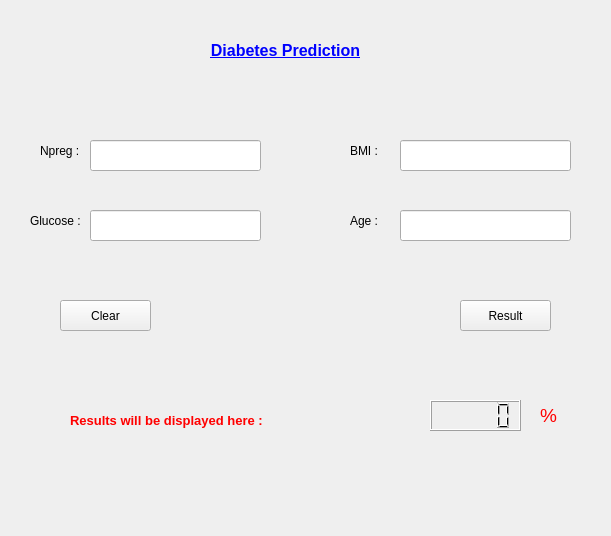
<?xml version="1.0" encoding="UTF-8"?>
<ui version="4.0">
 <class>Form</class>
 <widget class="QWidget" name="Form">
  <property name="geometry">
   <rect>
    <x>0</x>
    <y>0</y>
    <width>611</width>
    <height>536</height>
   </rect>
  </property>
  <property name="contextMenuPolicy">
   <enum>Qt::DefaultContextMenu</enum>
  </property>
  <property name="acceptDrops">
   <bool>false</bool>
  </property>
  <property name="windowTitle">
   <string>Form</string>
  </property>
  <widget class="QLabel" name="labelTitre">
   <property name="enabled">
    <bool>true</bool>
   </property>
   <property name="geometry">
    <rect>
     <x>180</x>
     <y>30</y>
     <width>211</width>
     <height>41</height>
    </rect>
   </property>
   <property name="font">
    <font>
     <family>MS Shell Dlg 2</family>
     <pointsize>13</pointsize>
     <weight>75</weight>
     <italic>false</italic>
     <bold>true</bold>
    </font>
   </property>
   <property name="cursor">
    <cursorShape>ArrowCursor</cursorShape>
   </property>
   <property name="mouseTracking">
    <bool>true</bool>
   </property>
   <property name="autoFillBackground">
    <bool>false</bool>
   </property>
   <property name="locale">
    <locale language="English" country="UnitedStates"/>
   </property>
   <property name="text">
    <string>&lt;html&gt;&lt;head/&gt;&lt;body&gt;&lt;p align=&quot;center&quot;&gt;&lt;span style=&quot; font-size:12pt; text-decoration: underline; color:#0000ff;&quot;&gt;Diabetes Prediction&lt;/span&gt;&lt;/p&gt;&lt;/body&gt;&lt;/html&gt;</string>
   </property>
   <property name="scaledContents">
    <bool>false</bool>
   </property>
  </widget>
  <widget class="QLineEdit" name="lineEditNpreg">
   <property name="geometry">
    <rect>
     <x>90</x>
     <y>140</y>
     <width>171</width>
     <height>31</height>
    </rect>
   </property>
   <property name="contextMenuPolicy">
    <enum>Qt::DefaultContextMenu</enum>
   </property>
   <property name="acceptDrops">
    <bool>true</bool>
   </property>
   <property name="whatsThis">
    <string/>
   </property>
   <property name="accessibleName">
    <string/>
   </property>
   <property name="accessibleDescription">
    <string/>
   </property>
  </widget>
  <widget class="QLineEdit" name="lineEditBMI">
   <property name="geometry">
    <rect>
     <x>400</x>
     <y>140</y>
     <width>171</width>
     <height>31</height>
    </rect>
   </property>
   <property name="contextMenuPolicy">
    <enum>Qt::DefaultContextMenu</enum>
   </property>
   <property name="acceptDrops">
    <bool>true</bool>
   </property>
   <property name="whatsThis">
    <string/>
   </property>
   <property name="accessibleName">
    <string/>
   </property>
   <property name="accessibleDescription">
    <string/>
   </property>
  </widget>
  <widget class="QLineEdit" name="lineEditGlucose">
   <property name="geometry">
    <rect>
     <x>90</x>
     <y>210</y>
     <width>171</width>
     <height>31</height>
    </rect>
   </property>
   <property name="contextMenuPolicy">
    <enum>Qt::DefaultContextMenu</enum>
   </property>
   <property name="acceptDrops">
    <bool>true</bool>
   </property>
   <property name="whatsThis">
    <string/>
   </property>
   <property name="accessibleName">
    <string/>
   </property>
   <property name="accessibleDescription">
    <string/>
   </property>
  </widget>
  <widget class="QLineEdit" name="lineEditAge">
   <property name="geometry">
    <rect>
     <x>400</x>
     <y>210</y>
     <width>171</width>
     <height>31</height>
    </rect>
   </property>
   <property name="contextMenuPolicy">
    <enum>Qt::DefaultContextMenu</enum>
   </property>
   <property name="acceptDrops">
    <bool>true</bool>
   </property>
   <property name="whatsThis">
    <string/>
   </property>
   <property name="accessibleName">
    <string/>
   </property>
   <property name="accessibleDescription">
    <string/>
   </property>
  </widget>
  <widget class="QLabel" name="labelNpreg">
   <property name="geometry">
    <rect>
     <x>40</x>
     <y>140</y>
     <width>41</width>
     <height>21</height>
    </rect>
   </property>
   <property name="text">
    <string>Npreg :</string>
   </property>
  </widget>
  <widget class="QLabel" name="labelGlucose">
   <property name="geometry">
    <rect>
     <x>30</x>
     <y>210</y>
     <width>51</width>
     <height>21</height>
    </rect>
   </property>
   <property name="text">
    <string>Glucose :</string>
   </property>
  </widget>
  <widget class="QLabel" name="labelBMI">
   <property name="geometry">
    <rect>
     <x>350</x>
     <y>140</y>
     <width>31</width>
     <height>21</height>
    </rect>
   </property>
   <property name="text">
    <string>BMI :</string>
   </property>
  </widget>
  <widget class="QLabel" name="labelAge">
   <property name="geometry">
    <rect>
     <x>350</x>
     <y>210</y>
     <width>41</width>
     <height>21</height>
    </rect>
   </property>
   <property name="text">
    <string>Age :</string>
   </property>
  </widget>
  <widget class="QPushButton" name="pushButtonClear">
   <property name="geometry">
    <rect>
     <x>60</x>
     <y>300</y>
     <width>91</width>
     <height>31</height>
    </rect>
   </property>
   <property name="text">
    <string>Clear</string>
   </property>
  </widget>
  <widget class="QPushButton" name="pushButtonResult">
   <property name="geometry">
    <rect>
     <x>460</x>
     <y>300</y>
     <width>91</width>
     <height>31</height>
    </rect>
   </property>
   <property name="text">
    <string>Result</string>
   </property>
  </widget>
  <widget class="QLabel" name="labelResults">
   <property name="geometry">
    <rect>
     <x>70</x>
     <y>400</y>
     <width>241</width>
     <height>41</height>
    </rect>
   </property>
   <property name="locale">
    <locale language="English" country="UnitedStates"/>
   </property>
   <property name="text">
    <string>&lt;html&gt;&lt;head/&gt;&lt;body&gt;&lt;p&gt;&lt;span style=&quot; font-size:10pt; font-weight:600; color:#ff0000;&quot;&gt;Results will be displayed here :&lt;/span&gt;&lt;/p&gt;&lt;/body&gt;&lt;/html&gt;</string>
   </property>
   <property name="buddy">
    <cstring></cstring>
   </property>
  </widget>
  <widget class="QLCDNumber" name="lcdNumberReslults">
   <property name="geometry">
    <rect>
     <x>430</x>
     <y>400</y>
     <width>91</width>
     <height>31</height>
    </rect>
   </property>
  </widget>
  <widget class="QLabel" name="label100">
   <property name="geometry">
    <rect>
     <x>540</x>
     <y>400</y>
     <width>21</width>
     <height>31</height>
    </rect>
   </property>
   <property name="text">
    <string>&lt;html&gt;&lt;head/&gt;&lt;body&gt;&lt;p&gt;&lt;span style=&quot; font-size:14pt; color:#ff0000;&quot;&gt;%&lt;/span&gt;&lt;/p&gt;&lt;/body&gt;&lt;/html&gt;</string>
   </property>
  </widget>
 </widget>
 <resources/>
 <connections/>
</ui>
